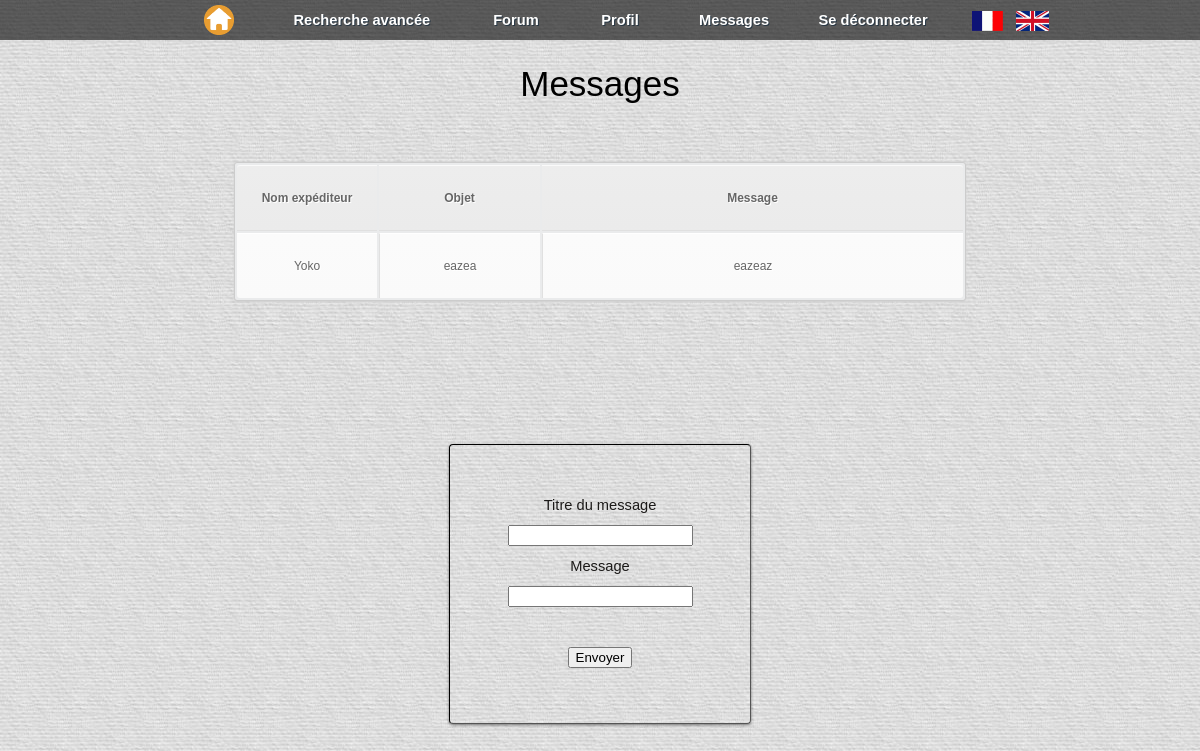
The app's page /fichiers_php/liremsg.php?id=40 (signed in) with its own data.
### tables this page shows
CREATE TABLE IF NOT EXISTS `messages` (
  `id_message` int(11) NOT NULL AUTO_INCREMENT,
  `id_expediteur` int(11) NOT NULL DEFAULT '0',
  `id_destinataire` int(11) NOT NULL DEFAULT '0',
  `date_update` datetime DEFAULT '0000-00-00 00:00:00',
  `titre_message` text NOT NULL,
  `message` text NOT NULL,
  `lu_nonlu` int(11) DEFAULT NULL,
  `echange` int(11) DEFAULT NULL,
  `choix` int(11) DEFAULT NULL,
  PRIMARY KEY (`id_message`)
);

CREATE TABLE IF NOT EXISTS `users` (
  `id_users` int(255) NOT NULL AUTO_INCREMENT,
  `username` varchar(255) NOT NULL,
  `nom_user` varchar(200) NOT NULL,
  `prenom_user` varchar(200) NOT NULL,
  `description_users` text NOT NULL,
  `preference_echange` text NOT NULL,
  `password` varchar(255) NOT NULL,
  `email` varchar(255) NOT NULL,
  `rights` varchar(255) NOT NULL,
  `signup_date` date NOT NULL,
  `avatar` text NOT NULL,
  `sexe` text,
  `tel` text,
  `situation` text,
  `profession` text,
  `description` text,
  PRIMARY KEY (`id_users`)
);

### fichiers_php/liremsg.php (the view, shortened to what this page needs)
<html>
    <head>
        <link rel="stylesheet" href="../style.css" />
    </head>
<body class="forum_messagerie">
<header>
    <?php include("menus.php"); ?>
</header>
<div class="superglobal">
    <div class="global">
        <div id="bloc_page_msg">
            <?php
                $req = $bdd -> prepare("SELECT id_expediteur, titre_message, message, id_message, echange, choix FROM messages WHERE id_message=?");
                $req -> execute(array($_GET['id']));
                $nb = $req -> rowCount();
                if ($nb == 0) {
                    echo '<div class="no_msg"><p><h7>Aucun message</h7><br/><br/><a href="ecriremsg.php" id="btn_connexion">Envoyer un message</a></p></div>';
                }
                else {
                    echo '<div class="new_msg"><h7>Messages</h7></div>';
                    for ($i=0 ; $i < $nb AND $i < 5 ; $i++) {
                        $msg_recu = $req -> fetch();
                        $quser = $bdd -> prepare("SELECT username FROM users WHERE id_users=?");
                        $quser -> execute(array($msg_recu[0]));
                        $un = $quser -> fetch();
                        ?>
                        <table class="tableau_new_messages" ">
                            <tr>
                                <th>Nom exp&#233;diteur</th>
                                <th>Objet</th>
                                <th>Message</th>
                            </tr>
                            <tr>
                                <td class="column_msg_1"><?php echo $un[0]; ?></td>
                                <td class="column_msg_2"><?php echo $msg_recu[1]; ?></td>
                                <td class="column_msg_3"><?php echo $msg_recu[2]; ?></td>
                                <br/>
                            </tr>
                        </table> <br/>
                    <?php
                    }
                            ?>
                        <?php
                    $id = $_GET['id'];
                    echo '
                            <div class="cadre_msg_answermsg">
                            <div class="contentg">
                                <div class="msg_form">
                                    <form action="liremsg.php?id='. $id .'" method="post" xmlns="http://www.w3.org/1999/html">
                                        <label for="titre">Titre du message</label>
                                        <input type="text" name="titre"> <br/>
                                        <label for="message">Message</label>
                                        <input type="text" name="message"> <br /><br />
                                        <input type="submit" value="Envoyer">
                                    </form>
                                </div>
                            </div>
                            </div> ';
                }
            ?>
            <br/>
        </div>
    </div>
</div>
</body>
</html>

### fichiers_css/style_menu.css (style rules this page uses)
body { margin: 0; }

### fichiers_css/style_accueil.css (style rules this page uses)
body { margin: 0px; background-color: rgb(248,248,248); }

### fichiers_css/footer.css (style rules this page uses)
.superglobal { min-height: 100%; }
.global { position: relative; min-height: 100%; margin: 0 auto; }

### fichiers_css/messagerie.css (style rules this page uses)
#bloc_page_msg { position: relative; width: 100%; padding-top: 40px; }
.cadre_msg_answermsg { width: 300px; margin-left: auto; margin-right: auto; margin-top: 110px; border-width: 1px; border-style: inset; border-color: black; border-radius: 4px; box-shadow: rgba(0, 0, 0, .5) 0 1px 3px; }
.msg_form { padding: 40px; position: relative; color: #1c1a19; text-align: center; text-decoration: none; line-height: 40px; font-size: 11pt; font-family: century, arial,sans-serif; }
.new_msg { padding-top: 2%; padding-bottom: 30px; text-align: center; font-size: 35px; font-family: century, arial,sans-serif; }
.tableau_new_messages { text-align: center; margin-left: auto; margin-right: auto; margin-bottom: 15px; margin-top: 10px; }
.column_msg_1 { width: 120px; }
.column_msg_2 { width: 140px; }
.column_msg_3 { width: 400px; }
table { font-family:Arial, Helvetica, sans-serif; color:#666; font-size:12px; text-shadow: 1px 1px 0px #fff; background:#eaebec; border:#ccc 1px solid; -moz-border-radius:3px; -webkit-border-radius:3px; border-radius:3px; -moz-box-shadow: 0 1px 2px #d1d1d1; -webkit-box-shadow: 0 1px 2px #d1d1d1; box-shadow: 0 1px 2px #d1d1d1; }
table th { padding-top: 25px; padding-bottom: 25px; padding-left: 10px; padding-right: 10px; border-top:1px solid #fafafa; border-bottom:1px solid #e0e0e0; background: #ededed; background: -webkit-gradient(linear, left top, left bottom, from(#ededed), to(#ebebeb)); background: -moz-linear-gradient(top, #ededed, #ebebeb); }
table tr:first-child th:first-child { -moz-border-radius-topleft:3px; -webkit-border-top-left-radius:3px; border-top-left-radius:3px; }
table tr:first-child th:last-child { -moz-border-radius-topright:3px; -webkit-border-top-right-radius:3px; border-top-right-radius:3px; }
table tr { text-align: center; padding-left:20px; }
table td:first-child { border-left: 0; }
table td { padding-top: 25px; padding-bottom: 25px; padding-left: 10px; padding-right: 10px; border-top: 1px solid #ffffff; border-bottom:1px solid #e0e0e0; border-left: 1px solid #e0e0e0; background: #fafafa; background: -webkit-gradient(linear, left top, left bottom, from(#fbfbfb), to(#fafafa)); background: -moz-linear-gradient(top, #fbfbfb, #fafafa); }
table tr:last-child td { border-bottom:0; }
table tr:last-child td:first-child { -moz-border-radius-bottomleft:3px; -webkit-border-bottom-left-radius:3px; border-bottom-left-radius:3px; }
table tr:last-child td:last-child { -moz-border-radius-bottomright:3px; -webkit-border-bottom-right-radius:3px; border-bottom-right-radius:3px; }

### fichiers_css/forum.css (style rules this page uses)
.forum_messagerie { background-image: url("../images_diverses/texture_forum_white.jpg"); }

### records on screen
messages: users.username "Yoko", titre_message "eazea", message "eazeaz"

### other values on screen
rechercheavancee "Recherche avancée"
forum "Forum"
profil "Profil"
disconnect "Se déconnecter"
